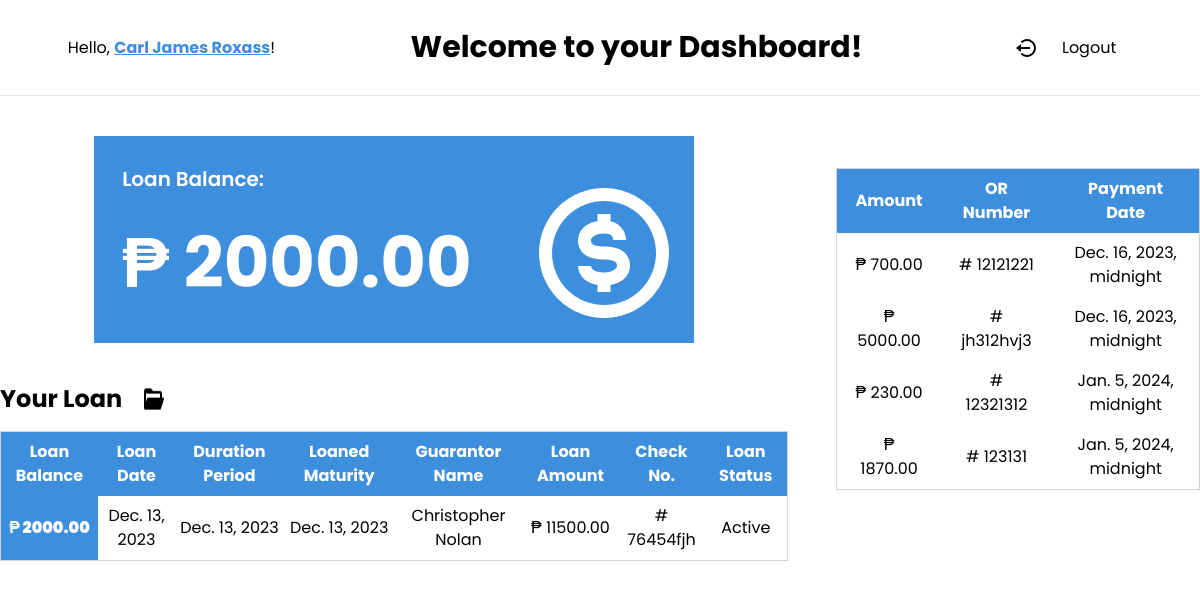
Screenshot of /loan/14/ with the database file from the repository.
### loanmanagement/models.py (models this page shows, shortened)
class Loan(models.Model):
    client_id = models.ForeignKey(Person, on_delete=models.CASCADE)
    loan_date = models.DateField()
    duration_period = models.DateField()
    interest_rate = models.DecimalField(max_digits=10, decimal_places=2)
    loan_amount = models.DecimalField(max_digits=100, decimal_places=2)
    loan_maturity = models.DateField()
    guarantor = models.CharField(max_length=250)
    processing_fee = models.DecimalField(max_digits=10, decimal_places=2)
    loan_balance = models.DecimalField(max_digits=10, decimal_places=2, null=True)
    net = models.DecimalField(max_digits=10, decimal_places=2)
    checking_no = models.CharField(max_length=250, null=False, blank=False)
    has_active_loan = models.BooleanField(default=True)

class Person(models.Model):
    name = models.CharField(max_length=250, null=False, blank=False)
    address = models.CharField(max_length=250, null=False, blank=False)
    picture = models.ImageField(upload_to='images/', null=True, blank=True)
    document = models.FileField(upload_to='documents/', null=True, blank=True)
    created_at = models.DateTimeField(auto_now_add=True)
    email = models.EmailField(max_length=254, null=True, blank=True)
    password = models.CharField(max_length=254, null=True, blank=True)
    def __str__(self):
        return self.name

class Payment(models.Model):
    loan_id = models.ForeignKey(Loan, on_delete=models.CASCADE)
    amount = models.DecimalField(max_digits=10, decimal_places=2)
    payment_date = models.DateTimeField(null=True)
    or_number = models.CharField(max_length=50)

### client/views.py (the view)
# urls.py: path("loan/<int:id>/", views.get_loan_balance, name="get_loan_balance"),
def get_loan_balance(request, id):
    loan = {}
    try:
        loan = Loan.objects.get(client_id=id)
        loan_balance = loan.loan_balance
        payments = Payment.objects.filter(loan_id=loan.id)
    except Loan.DoesNotExist:
        loan_balance = "Client not found or no loan information available"
        payments = []
    return render(
        request,
        "clientDashboard.html",
        {"loan": loan, "loan_balance": loan_balance, "payments": payments},
    )

### client/templates/clientDashboard.html (shortened to what this page needs)
<!DOCTYPE html>
<html lang="en">
<head>
    <script src="https://cdn.tailwindcss.com"></script>
    <link rel="stylesheet" href="https://cdn.jsdelivr.net/npm/flatpickr/dist/flatpickr.min.css">
</head>
<body>
    <div class="flex justify-around bg-white h-24 items-center py-auto border-b text-center">
        <h1>Hello, <span class="underline text-[#3E8EDE] font-bold">{{ loan.client_id }}</span>! </h1>
        <h2 class="text-[30px] font-bold">Welcome to your Dashboard!</h2>
        <a href="{% url 'logoutClient' %}">
            <p class="flex items-center py-2 px-4 gap-6 truncate">
                <img
 />Logout
            </p>
        </a>
    </div>
    <div class="flex justify-center items-center gap-12">
        <div class="flex flex-col">
            <div class="mx-auto w-[600px] bg-[#3E8EDE] text-white p-3 my-10">
                <div class="relative p-4 flex flex-col justify-center items-start w-full">
                    <h2 class="text-[20px] font-semibold">Loan Balance:</h2>
                    <p class="text-[70px] font-bold mt-4">₱ {{ loan_balance }}</p>
                    <img class="absolute bottom-0 right-0"
 />
                </div>
            </div>
            <table class=" bg-white border border-gray-300">
                <h1 class="text-2xl font-bold mb-4 flex gap-5">Your Loan <img
 />
                </h1>
                <thead>
                    <tr class="bg-[#3E8EDE] text-white">
                        <th class="py-2 px-1">Loan Balance</th>
                        <th class="py-2 px-1">Loan Date</th>
                        <th class="py-2 px-1">Duration Period</th>
                        <th class="py-2 px-1">Loaned Maturity</th>
                        <th class="py-2 px-1">Guarantor Name</th>
                        <th class="py-2 px-1">Loan Amount</th>
                        <th class="py-2 px-1">Check No.</th>
                        <th class="py-2 px-1">Loan Status</th>
                    </tr>
                </thead>
                <tbody>
                    <tr class="text-center">
                        <td class="py-2 px-1 font-black bg-[#3E8EDE] text-white">₱ {{loan_balance}}
                        </td>
                        <td class="py-2 px-1">{{ loan.loan_date }}</td>
                        <td class="py-2 px-1">{{ loan.duration_period }}</td>
                        <td class="py-2 px-1">{{ loan.loan_maturity }}</td>
                        <td class="py-2 px-1">{{ loan.guarantor }}</td>
                        <td class="py-2 px-1">₱ {{ loan.loan_amount }}</td>
                        <td class="py-2 px-1"># {{ loan.checking_no }}</td>
                        <td class="py-2 px-1">
                            {% if loan.has_active_loan %}
                            Active
                            {% else %}
                            Inactive
                            {% endif %}
                        </td>
                    </tr>
                </tbody>
            </table>
        </div>
        <table class=" bg-white border border-gray-300 overflow-auto h-2">
            <thead>
                <tr class="bg-[#3E8EDE] text-white text-center">
                    <th class="py-2 px-4">Amount</th>
                    <th class="py-2 px-4">OR Number</th>
                    <th class="py-2 px-4">Payment Date</th>
                </tr>
            </thead>
            <tbody>
                {% for payment in payments %}
                <tr class="text-center">
                    <td class="py-2 px-4">₱ {{ payment.amount }}</td>
                    <td class="py-2 px-4"># {{ payment.or_number }}</td>
                    <td class="py-2 px-4">{{ payment.payment_date }}</td>
                </tr>
                {% endfor %}
            </tbody>
        </table>
    </div>
</body>
</html>

### client/templates/clientDashboard.html (style rules this page uses)
body { font-family: "Poppins", sans-serif; }

### rows the page displays
Loan: client_id "Carl James Roxass", loan_balance "2000.00", loan_date "Dec. 13, 2023", duration_period "Dec. 13, 2023", loan_maturity "Dec. 13, 2023", guarantor "Christopher Nolan", loan_amount "11500.00", checking_no "76454fjh"
Payment: amount "700.00", or_number "12121221", payment_date "Dec. 16, 2023, midnight"
Payment: amount "5000.00", or_number "jh312hvj3", payment_date "Dec. 16, 2023, midnight"
Payment: amount "230.00", or_number "12321312", payment_date "Jan. 5, 2024, midnight"
Payment: amount "1870.00", or_number "123131", payment_date "Jan. 5, 2024, midnight"
